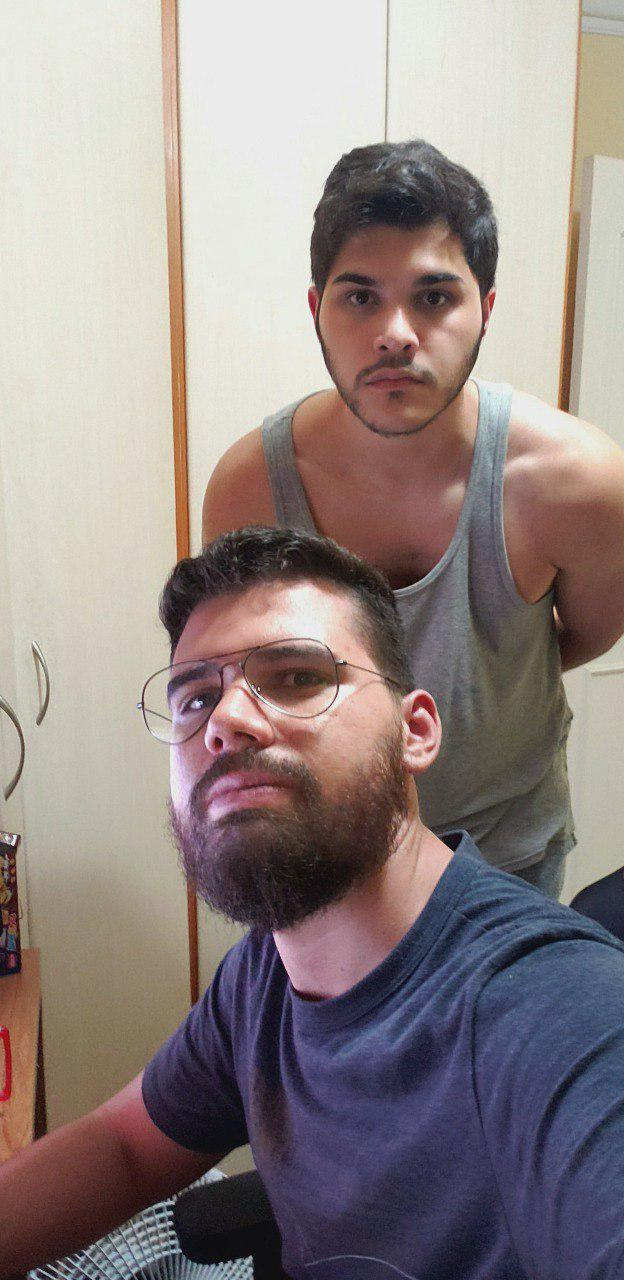
#> input picture img/me.jpg, 624 x 1280 px; its folder holds only this picture in this run
$ python Main.py
#> lines starting #> are read from the running program, lines starting #| are printed output that depends on the picture
import cv2 as cv
import numpy
from imutils import paths

multRostos = 0
umRosto = 0
nenhumRosto = 0
percorridas = 0

for imagePath in paths.list_images("img"):
    # Read image from your local file system
    original_image = cv.imread(imagePath)
#> original_image is the input picture: shape (1280, 624, 3); mean B, G, R 132.7, 134.4, 146.5

    # Convert color image to grayscale for Viola-Jones
    grayscale_image = cv.cvtColor(original_image, cv.COLOR_BGR2GRAY)
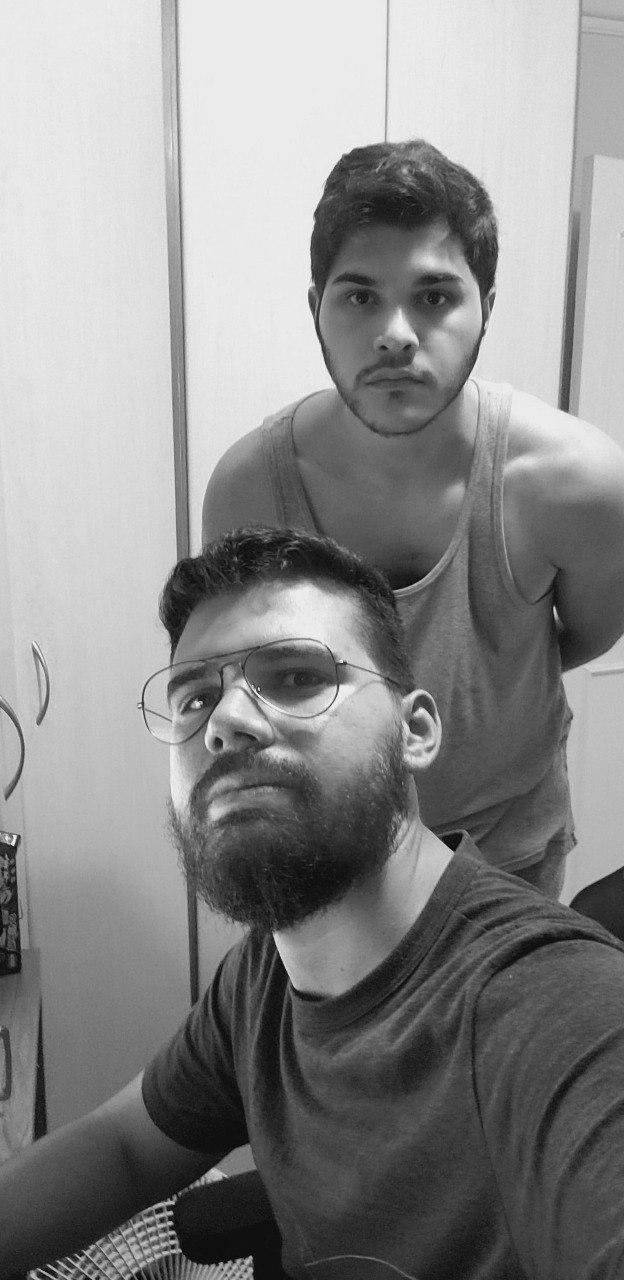
#> grayscale_image: shape (1280, 624); min 1, max 255, mean 137.9

    # Load the classifier and create a cascade object for face detection
    face_cascade = cv.CascadeClassifier('haarcascade_frontalface_alt.xml')

    detected_faces = face_cascade.detectMultiScale(grayscale_image)
#> detected_faces = [[290, 218, 213, 213], [115, 567, 283, 283]]

    for (column, row, width, height) in detected_faces:
            #cv.rectangle(
            #    original_image,
            #    (column, row),
            #    (column + width, row + height),
            #    (0, 255, 0),
            #    2
            #)
        #cv.imshow('Image', original_image)
        #cv.waitKey(0)
        #cv.destroyAllWindows()

        crop_img = original_image[column:column+height, row:row+width]
        cv.imshow("cropped", crop_img)
        cv.waitKey(0)
        cv.destroyAllWindows()
#> this loop made 2 passes
#> pass 1, `crop_img = original_image[column:column+height, row:row+width]`:
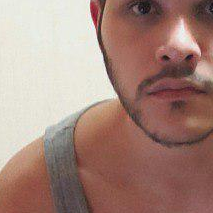
#> crop_img: shape (213, 213, 3); mean B, G, R 124.2, 134.1, 165.2
#> pass 2, `crop_img = original_image[column:column+height, row:row+width]`:
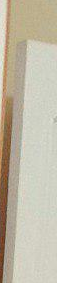
#> crop_img: shape (283, 57, 3); mean B, G, R 166, 185.1, 192.9

    if len(detected_faces) == 0:
        nenhumRosto += 1

    if len(detected_faces) == 1:
        umRosto += 1

    if len(detected_faces) > 1:
        multRostos += 1

    percorridas += 1
    print('imagens percorridas', str(percorridas))

print('Imagens com um rosto encontrado: ', str(umRosto))
print('Imagens com mais de um rosto encontrado: ', str(multRostos))
print('Imagens sem nenhum rosto encontrado: ', str(nenhumRosto))

        # [21 lines of commented-out code are left out]
